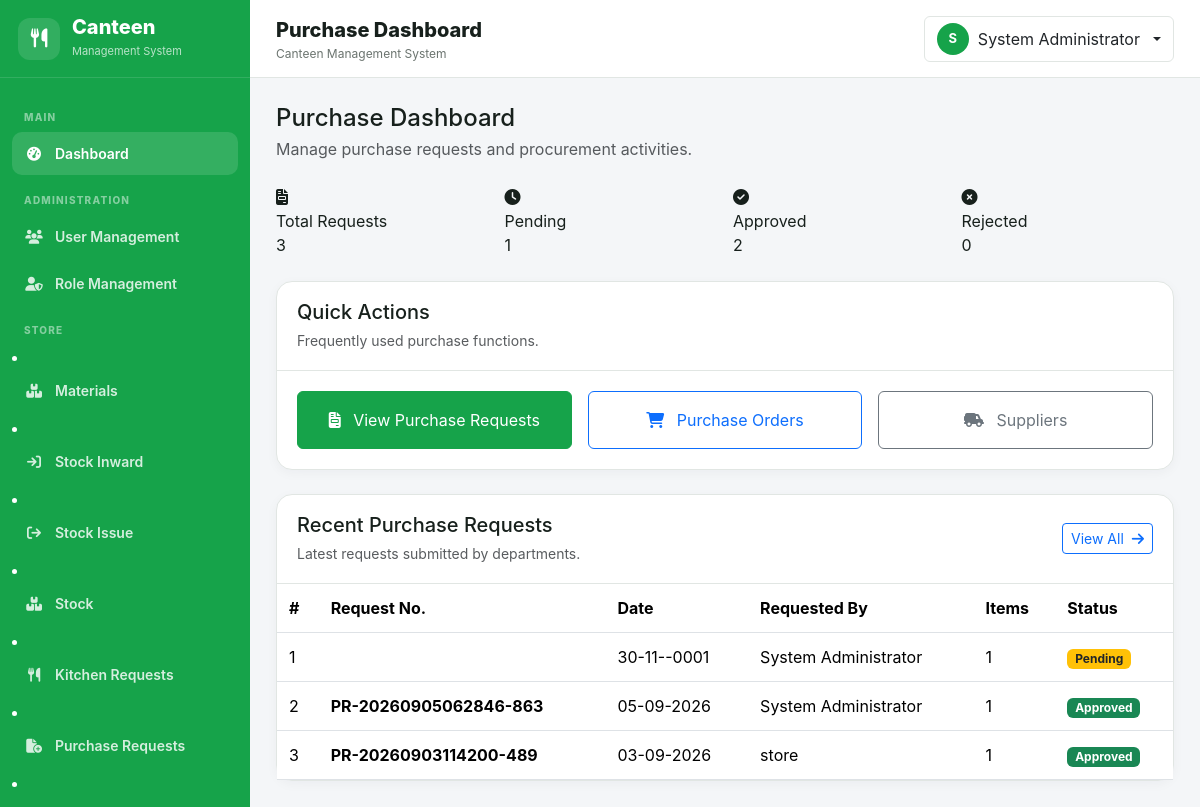
/purchase/dashboard.php (signed in), run on an earlier commit of the app's database.
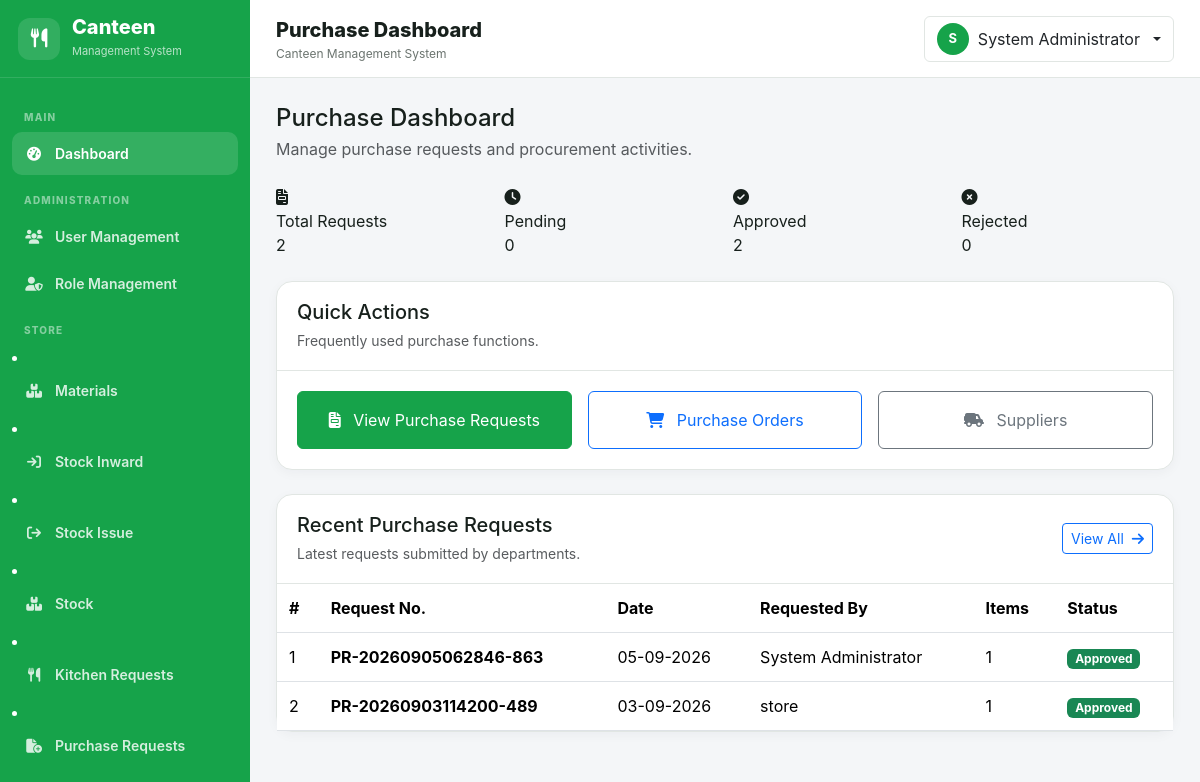
And on a later commit of the database.
### tables this page shows
CREATE TABLE `purchase_requests` (
  `id` int(10) UNSIGNED NOT NULL,
  `request_no` varchar(60) NOT NULL,
  `requested_by` int(10) UNSIGNED NOT NULL,
  `request_date` date NOT NULL,
  `status` enum('Pending','Approved','Rejected','Purchased','Completed') DEFAULT 'Pending',
  `remarks` text DEFAULT NULL,
  `created_at` datetime DEFAULT current_timestamp()
);

CREATE TABLE `users` (
  `id` int(10) UNSIGNED NOT NULL,
  `role_id` int(10) UNSIGNED NOT NULL,
  `employee_code` varchar(50) DEFAULT NULL,
  `employee_name` varchar(150) NOT NULL,
  `email` varchar(150) NOT NULL,
  `password` varchar(255) NOT NULL,
  `status` enum('Enable','Disabled') NOT NULL DEFAULT 'Enable',
  `created_at` datetime NOT NULL DEFAULT current_timestamp(),
  `updated_at` datetime DEFAULT NULL ON UPDATE current_timestamp()
);

### includes/functions.php (called while the page is built, shortened)
<?php
function e(?string $value): string {
    return htmlspecialchars($value ?? '', ENT_QUOTES, 'UTF-8');
}

### purchase/dashboard.php (the view, shortened to what the changed rows need)
<?php
require_once __DIR__ . '/../config/database.php';
require_once __DIR__ . '/../includes/functions.php';
$stmt = $con->query("
    SELECT COUNT(*)
    FROM purchase_requests
    WHERE status = 'Pending'
");
$pendingRequests = (int)$stmt->fetchColumn();
$stmt = $con->query("
    SELECT COUNT(*)
    FROM purchase_requests
");
$totalRequests = (int)$stmt->fetchColumn();
$stmt = $con->query("
    SELECT
        pr.id,
        pr.request_no,
        pr.request_date,
        pr.status,
        pr.remarks,
        u.employee_name,
        COUNT(pri.id) AS item_count
    FROM purchase_requests pr
    INNER JOIN users u
        ON u.id = pr.requested_by
    LEFT JOIN purchase_request_items pri
        ON pri.request_id = pr.id
    GROUP BY
        pr.id,
        pr.request_no,
        pr.request_date,
        pr.status,
        pr.remarks,
        u.employee_name
    ORDER BY pr.id DESC
    LIMIT 10
");
$recentRequests = $stmt->fetchAll();
require_once __DIR__ . '/../includes/header.php';
?>
<main class="main-content">
    <div class="page-body">
        <div class="row g-3 mb-4">
            <div class="col-xl-3 col-md-6">
                <div class="dashboard-card">
                    <div>
                        <div class="dashboard-card-label">
                            Total Requests
                        </div>
                        <div class="dashboard-card-value">
                            <?= $totalRequests ?>
                        </div>
                    </div>
                </div>
            </div>
            <div class="col-xl-3 col-md-6">
                <div class="dashboard-card">
                    <div>
                        <div class="dashboard-card-label">
                            Pending
                        </div>
                        <div class="dashboard-card-value">
                            <?= $pendingRequests ?>
                        </div>
                    </div>
                </div>
            </div>
        </div>
        <div class="content-card">
            <div class="table-responsive">
                <table class="table table-hover align-middle mb-0">
                    <thead>
                        <tr>
                            <th>#</th>
                            <th>Request No.</th>
                            <th>Date</th>
                            <th>Requested By</th>
                            <th>Items</th>
                            <th>Status</th>
                        </tr>
                    </thead>
                    <tbody>
                    <?php if (empty($recentRequests)): ?>
                        <tr>
                            <td
                                colspan="6"
                                class="text-center text-muted py-4"
                            >
                                <i class="fa-solid fa-inbox fa-2x mb-2"></i>
                                <div>
                                    No purchase requests found.
                                </div>
                            </td>
                        </tr>
                    <?php else: ?>
                        <?php foreach ($recentRequests as $index => $request): ?>
                            <?php
                            $status = $request['status'];
                            switch ($status) {
                                case 'Pending':
                                    $badge = 'bg-warning text-dark';
                                    break;
                                case 'Approved':
                                    $badge = 'bg-success';
                                    break;
                            }
                            ?>
                            <tr>
                                <td>
                                    <?= $index + 1 ?>
                                </td>
                                <td>
                                    <strong>
                                        <?= e($request['request_no']) ?>
                                    </strong>
                                </td>
                                <td>
                                    <?= e(
                                        date(
                                            'd-m-Y',
                                            strtotime($request['request_date'])
                                        )
                                    ) ?>
                                </td>
                                <td>
                                    <?= e($request['employee_name']) ?>
                                </td>
                                <td>
                                    <?= (int)$request['item_count'] ?>
                                </td>
                                <td>
                                    <span class="badge <?= $badge ?>">
                                        <?= e($status) ?>
                                    </span>
                                </td>
                            </tr>
                        <?php endforeach; ?>
                    <?php endif; ?>
                    </tbody>
                </table>
            </div>
        </div>
    </div>
</main>
<?php
require_once __DIR__ . '/../includes/footer.php';
?>

What changed in the data, as far as the page shows it:
removed purchase_requests: request_date "30-11--0001", requested_by.employee_name "System Administrator", item_count "1", status "Pending"
Also different on the page:
$totalRequests: "3" → "2"
$pendingRequests: "1" → "0"
